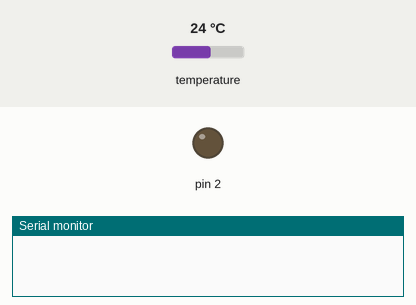
Recording of a sketch running on a simulated Arduino Uno, built for the host (arithmetic inside an expression is 32-bit, double 64-bit). Parts: output pins drawn as LEDs (lit = HIGH), the last lines printed to the serial monitor. The test bench sets the inputs (shaded band); at power-on: temperature 24 °C. WiFi joins after 1.5 s; servers stay silent unless stated.

Above: at 0.1 s.
At 1.1 s:
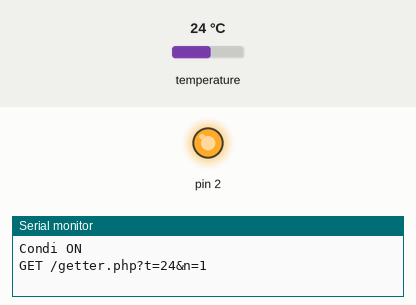
Timing chart, 0 to 2.6 s (numbered marks = the images above):
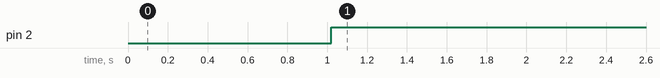

Measured:
- by itself, pin 2: LOW → HIGH at 1.0 s

The sketch:

sketch_may16a.ino
```cpp
#include <SPI.h>
#include <Ethernet.h>
#include <OneWire.h>
boolean incoming = 0;

// Введите MAC-адрес и IP-адрес вашего контроллера
// IP-адрес должен соответствовать вашей локальной сети
byte mac[] = { 0x00, 0xAA, 0xBB, 0xCC, 0xDA, 0x02 };
IPAddress ip(192,168,0,177); //<<< IP-АДРЕС ВВОДИТЬ СЮДА!!!
byte servert[] = { 192, 168, 0, 100 };
EthernetClient client;
OneWire  ds(9);
int Condi;
// Инициализация библиотеки Ethernet server
// с тем IP-адресом и портом который мы хотим использовать
// (порт 80 по умолчанию используется для HTTP):
EthernetServer server(80);

void setup()
{
  pinMode(2, OUTPUT);

  // запускаем Ethernet соединение и сервер:
  Ethernet.begin(mac, ip);
  server.begin();
  Serial.begin(9600);
}

void loop()
{
   trans();


  // ожидание подключения клиентов
  EthernetClient client = server.available();
  if (client) {
    // Запрос HTTP заканчивается пустой строкой
    boolean currentLineIsBlank = true;
    while (client.connected()) {
      if (client.available()) {
        char c = client.read();
        // Если будет получен символ переноса строки и
    // сама строка при этом пустая, значит
    // HTTP-запрос закончился, можно отвечать

    // считываем URL с символа "$" до первого пробела
        if(incoming && c == ' '){
          incoming = 0;
        }
        if(c == '$'){
          incoming = 1;
        }

        // Определяем что было в URL: $1 или $2
        if(incoming == 1){
          Serial.println(c);

          if(c == '1'){
            Serial.println("ON");
            digitalWrite(2, HIGH);
          }
          if(c == '2'){
            Serial.println("OFF");
            digitalWrite(2, LOW);
          }

        }

        if (c == '\n') {
          // началась новая строка
          currentLineIsBlank = true;
        }
        else if (c != '\r') {
          // в текущей строке ещё есть символы
          currentLineIsBlank = false;
        }
      }
    }
    // даём время браузеру для получения данных
    delay(1);

    // закрываем соединение
    client.stop();
  }
}
void trans(){
 int n = 1;

String msg = "GET /getter.php?t="+ String(temp()) + "&n="+String(n);

// Для отладки включим отправку данных в COM порт
Serial.println(msg);
// Если это не требуется, то можно закомментировать


client.connect(servert, 80);
client.println(msg);
//Ждем 2 сек.
delay (10000);

//потом отключаемся
client.stop();

//Данные будут отправляться каждые 10 сек, выше мы уже подождали 2 сек, подождем еще 8 сек.
 delay (40000);


}

int temp()  // Функция определения температуры с датчика DS18B20

 {

  byte i; byte data[10];  byte addr[8]; float celsius;

  ds.search(addr); ds.reset(); ds.select(addr);

  ds.write(0x44,1); // start conversion, with parasite power on at the end

  delay(1000);    ds.reset();  ds.select(addr);

  ds.write(0xBE);   // Read Scratchpad

  for ( i = 0; i < 9; i++) {   // we need 9 bytes

    data[i] = ds.read();}

  int raw = (data[1] << 8) | data[0];

    unsigned char t_mask[4] = {0x7, 0x3, 0x1, 0x0};

    byte cfg = (data[4] & 0x60) >> 5;  raw &= ~t_mask[cfg];

  celsius = (int)raw / 16;
  if(celsius >= 22){
            Serial.println("Condi ON");
            Condi = 1;
            digitalWrite(2, HIGH);
          }
    else {

      Serial.println("Condi OFF");
      Condi = 0;
      digitalWrite(2, LOW);}
  return celsius;

 }
```
